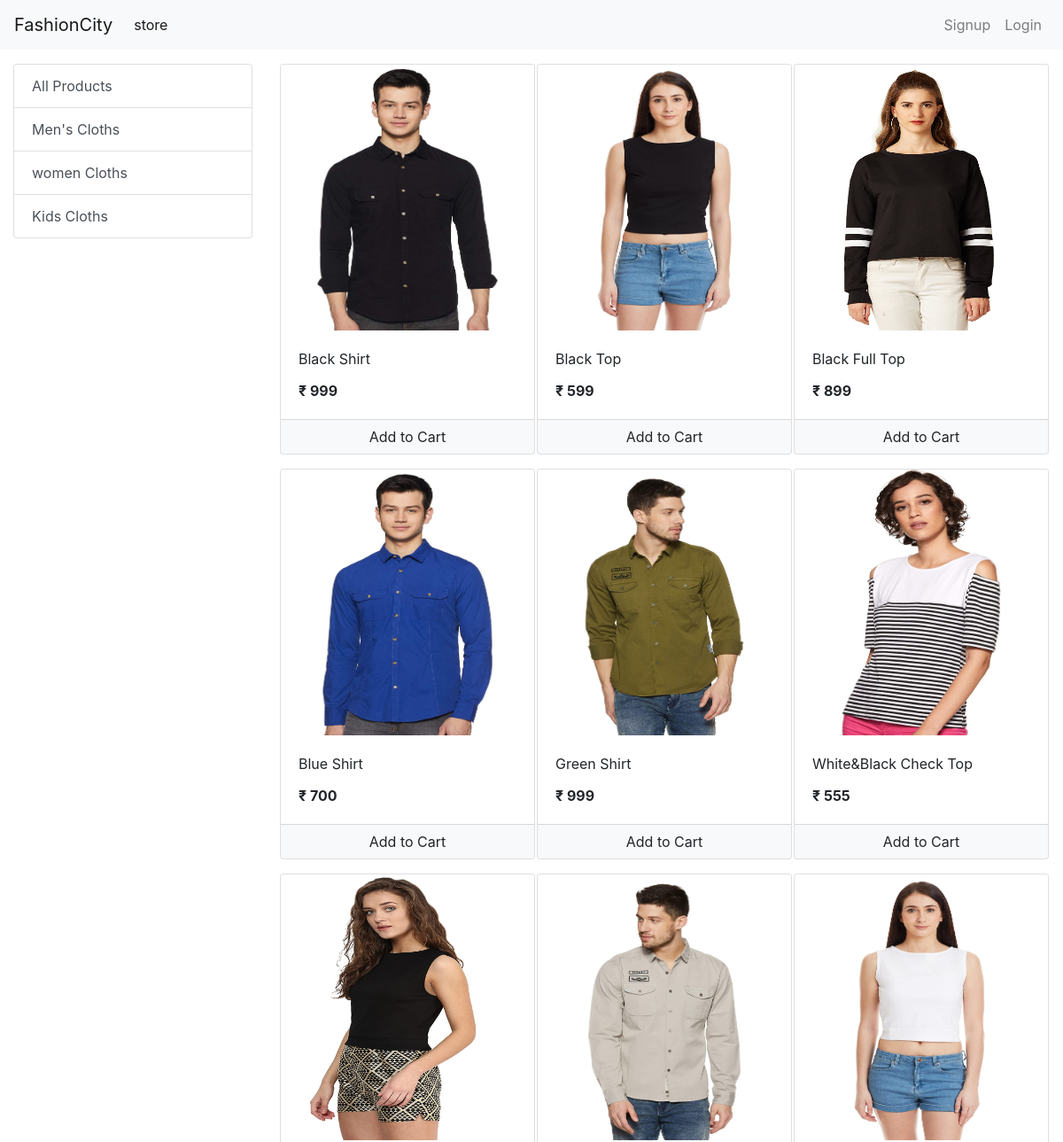
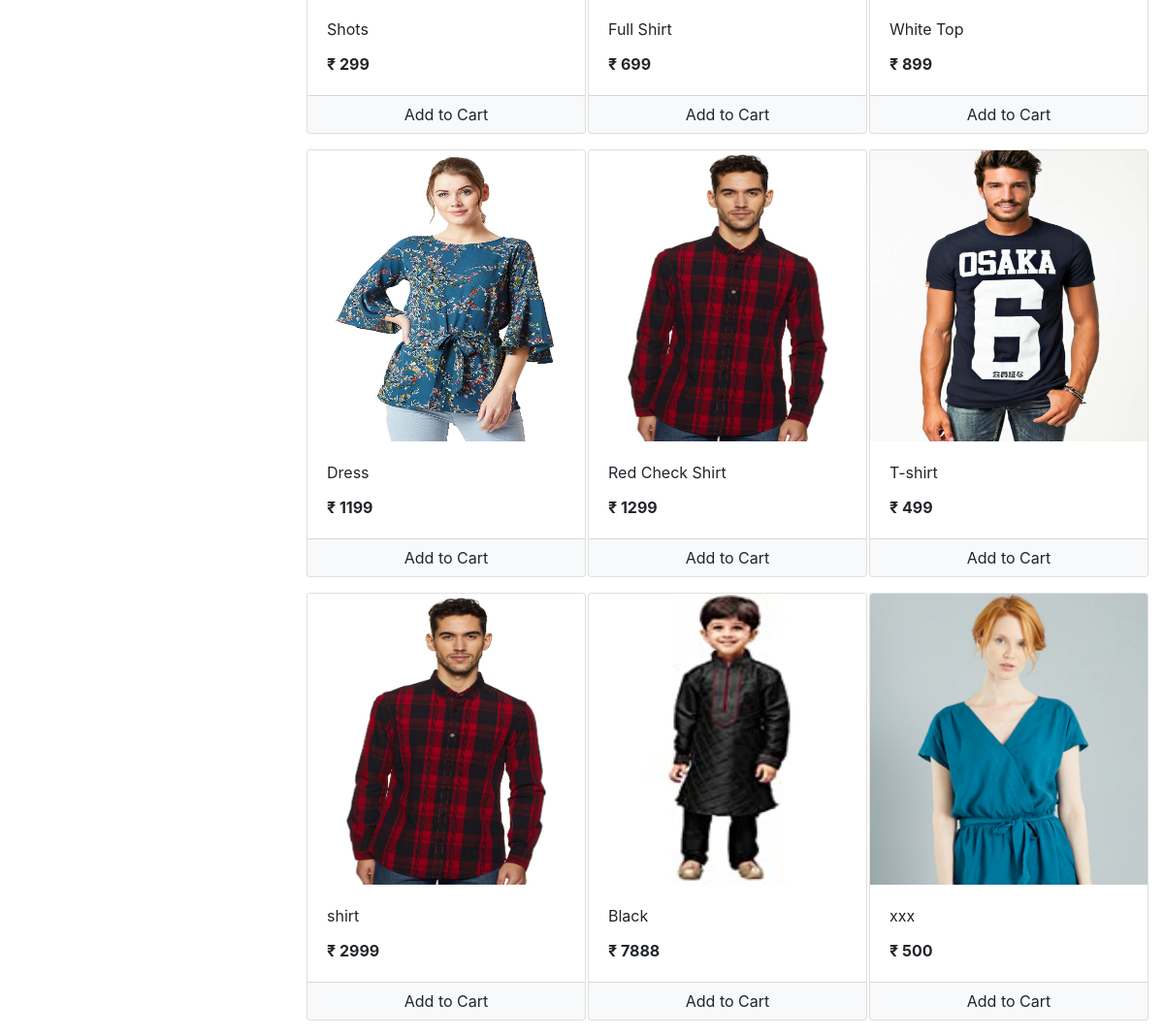
The page / on the database its author committed (2 pictures, top to bottom).
### FashionXYZ_app/models/category.py (models this page shows, shortened)
class Category(models.Model):
    name = models.CharField(max_length=20)
    @staticmethod
    def get_all_categories():
        return Category.objects.all()

### FashionXYZ_app/models/product.py (models this page shows, shortened)
class Product(models.Model):
    name = models.CharField(max_length=50)
    price = models.IntegerField(default=0)
    category = models.ForeignKey(to=Category, on_delete=models.CASCADE, default=1)
    description = models.CharField(max_length=200, default='', null=True, blank=True)
    image = models.ImageField(upload_to='media')
    @staticmethod
    def get_all_product():
        return Product.objects.all()

### FashionXYZ_app/views/home.py (the view, shortened to what this page needs)
# urls.py: path('', Index.as_view(), name='homepage'),
class Index(View):
    def get(self, request):
        cart = request.session.get('cart')
        if not cart:
            request.session['cart'] = {}
        products = None
        categories = Category.get_all_categories()
        categoryID = request.GET.get('category')
        if categoryID:
            products = Product.get_all_products_by_categoryid(categoryID)
        else:
            products = Product.get_all_product();
        data = {}
        data['products'] = products
        data['categories'] = categories
        print('you are : ', request.session.get('email'))
        return render(request, 'index.html', data)

### FashionXYZ_app/templatetags/cart.py (called while the page is built)
@register.filter(name='is_in_cart')
def is_in_cart(product  , cart):
    keys = cart.keys()
    for id in keys:
        if int(id) == product.id:
            return True
    return False;

### FashionXYZ_app/templatetags/custom_filter.py (called while the page is built)
@register.filter(name='currency')
def currency(number):
    return "₹ "+str(number)

### FashionXYZ_app/templates/index.html (shortened to what this page needs)
{% extends 'base.html'%}
{% block content %}
{% load cart %}
{% load custom_filter %}
<div class="container-fluid mt-3">
    <div class="row">
        <div class="col-lg-3 mx-auto">
            <div class="list-group">
                <a href="/" class="list-group-item list-group-item-action">All Products</a>
                {% for category in categories %}
                <a href="/?category={{category.id}}"
                   class="list-group-item list-group-item-action">{{category.name}}</a>
                {% endfor %}
            </div>
        </div>
        <div id='products' class="col-lg-9 mx-auto">
            <div class="row mx-auto">
                {% for product in products %}
                <div class="card mx-auto mb-3" id={{product.id}} style="width: 18rem;">
                    <img class="card-img-top" src="{{product.image.url}}" alt="Card image cap" style="height: 300px;">
                    <div class="card-body">
                        <p class="card-title">{{product.name}}</p>
                        <p class="card-text"><b>{{product.price|currency}}</b></p>
                    </div>
                    <div class="card-footer p-0">
                        {% if product|is_in_cart:request.session.cart %}
                        <div class="row no-gutters" >
                            <form action="/#{{product.id}}" class="col-2 " method="post">
								{% csrf_token %}
                                <input hidden type="text" name='product' value='{{product.id}}'>
                                <input hidden type="text" name='remove' value='True'>
								<input type="submit" value=" - " class="btn btn-block btn-secondary">
							</form>
                            <div class="text-center col">{{product|cart_quantity:request.session.cart}} in cart</div>
                            <form action="/#{{product.id}}" class="col-2 " method="post">
								{% csrf_token %}
								<input hidden type="text" name='product' value='{{product.id}}'>
								<input type="submit" value=" + " class="btn btn-block btn-secondary">
							</form>
                        </div>
                        {% else %}
                        <form action="/#{{product.id}}" method="POST" class="btn-block">
                            <input type="submit" class="float-right btn btn-light broder  form-control" value="Add to Cart">
                        </form>
                        {% endif %}
                    </div>
                </div>
                {% endfor %}
            </div>
        </div>
    </div>
</div>
{% endblock %}

### FashionXYZ_app/templates/base.html (shortened to what this page needs)
<!doctype html>
{% load static %}
<html lang="en">
  <head>
    <link rel="stylesheet" href="https://maxcdn.bootstrapcdn.com/bootstrap/4.0.0/css/bootstrap.min.css">
  </head>
  <body>
    <nav class="navbar navbar-expand-lg navbar-light bg-light">
  <a class="navbar-brand" href="/">FashionCity</a>
  <div class="collapse navbar-collapse" id="navbarSupportedContent">
    <ul class="navbar-nav mr-auto">
      <li class="nav-item active">
        <a class="nav-link" href="/">store <span class="sr-only">(current)</span></a>
      </li>
    </ul>
    <ul class="navbar-nav my-2 my-lg-0">
      {% if request.session.customer %}
      <li class="nav-item">
        <a class="nav-link" href="/cart">Cart
        <span class="badge badge-info">{{request.session.cart.keys|length}}</span></a>
        <span class="sr-only">(current)</span></a>
      </li>
      <li class="nav-item">
        <a class="nav-link" href="/orders">Orders <span class="sr-only">(current)</span></a>
      </li>
      <li class="nav-item">
        <a class="nav-link" href="/logout">Logout <span class="sr-only">(current)</span></a>
      </li>
      {% else %}
      <li class="nav-item">
        <a class="nav-link" href="/signup">Signup <span class="sr-only">(current)</span></a>
      </li>
      <li class="nav-item">
        <a class="nav-link" href="/login">Login <span class="sr-only">(current)</span></a>
      </li>
      {% endif %}
    </ul>
  </div>
</nav>
    {% block content %}
    {% endblock %}
  </body>
</html>

### rows shown on the page
Category: name "Men's Cloths"
Category: name "women Cloths"
Category: name "Kids Cloths"
Product: image (picture), name "Black Shirt", price "₹ 999"
Product: image (picture), name "Black Top", price "₹ 599"
Product: image (picture), name "Black Full Top", price "₹ 899"
Product: image (picture), name "Blue Shirt", price "₹ 700"
Product: image (picture), name "Green Shirt", price "₹ 999"
Product: {{ product.id }} 18 (drawn), image (picture), name "White&Black Check Top", price "₹ 555"
Product: image (picture), name "Shots", price "₹ 299"
Product: image (picture), name "Full Shirt", price "₹ 699"
Product: image (picture), name "White Top", price "₹ 899"
Product: image (picture), name "Dress", price "₹ 1199"
Product: image (picture), name "Red Check Shirt", price "₹ 1299"
Product: image (picture), name "T-shirt", price "₹ 499"
Product: image (picture), name "shirt", price "₹ 2999"
Product: image (picture), name "Black", price "₹ 7888"
Product: image (picture), name "xxx", price "₹ 500"
